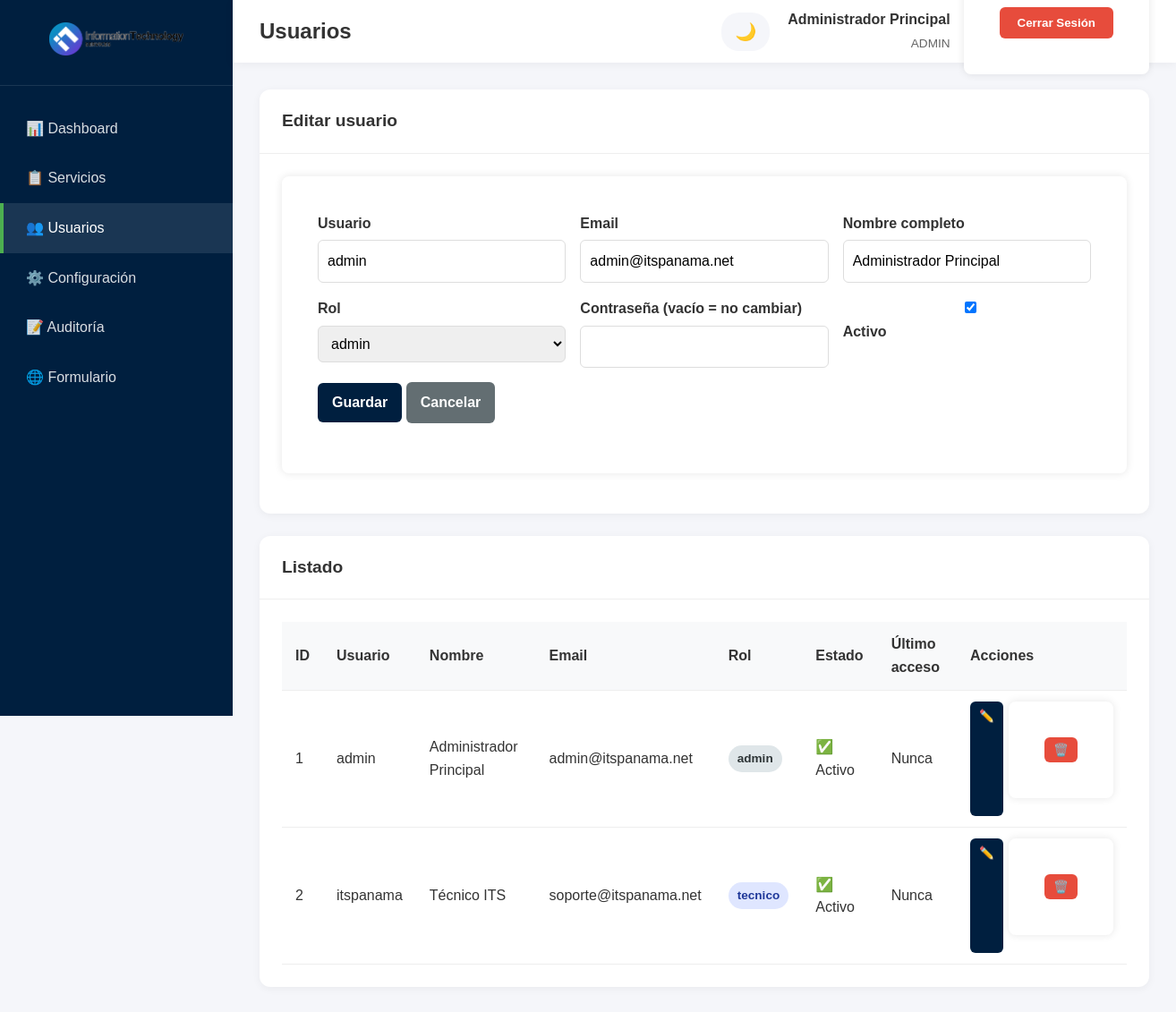
Screenshot of /admin/usuarios.php?edit=1 (signed in) with the database file from the repository.
### tables this page shows
CREATE TABLE IF NOT EXISTS usuarios (
    id INT AUTO_INCREMENT PRIMARY KEY,
    username VARCHAR(50) NOT NULL UNIQUE,
    password_hash VARCHAR(255) NOT NULL,
    email VARCHAR(255) NOT NULL,
    nombre_completo VARCHAR(255) NOT NULL,
    rol ENUM('admin', 'tecnico', 'usuario') DEFAULT 'tecnico',
    activo TINYINT(1) DEFAULT 1,
    ultimo_acceso DATETIME DEFAULT NULL,
    intentos_fallidos INT DEFAULT 0,
    bloqueado_hasta DATETIME DEFAULT NULL,
    fecha_creacion TIMESTAMP DEFAULT CURRENT_TIMESTAMP,
    fecha_actualizacion TIMESTAMP DEFAULT CURRENT_TIMESTAMP ON UPDATE CURRENT_TIMESTAMP,
    INDEX idx_username (username),
    INDEX idx_email (email),
    INDEX idx_activo (activo)
);

### config/security.php (called while the page is built, shortened)
<?php
function itform_e(?string $value): string
{
    return htmlspecialchars((string) $value, ENT_QUOTES | ENT_SUBSTITUTE, 'UTF-8');
}

### admin/usuarios.php (the view, shortened to what this page needs)
<?php
$db = getDB();
$usuarios = $db->query(
    'SELECT id, username, email, nombre_completo, rol, activo, ultimo_acceso, fecha_creacion
     FROM usuarios ORDER BY id'
)->fetchAll();
$editId = isset($_GET['edit']) ? (int) $_GET['edit'] : 0;
$editUser = null;
if ($editId) {
    foreach ($usuarios as $u) {
        if ((int) $u['id'] === $editId) {
            $editUser = $u;
            break;
        }
    }
}
require __DIR__ . '/layout_header.php';
?>
<div class="card">
    <div class="card-header">
        <h2><?php echo $editUser ? 'Editar usuario' : 'Nuevo usuario'; ?></h2>
    </div>
    <div class="card-body">
        <form method="post">
            <div class="form-grid">
                <div class="form-group">
                    <label>Usuario</label>
                    <input name="username" required value="<?php echo itform_e($editUser['username'] ?? ''); ?>">
                </div>
                <div class="form-group">
                    <label>Email</label>
                    <input type="email" name="email" required value="<?php echo itform_e($editUser['email'] ?? ''); ?>">
                </div>
                <div class="form-group">
                    <label>Nombre completo</label>
                    <input name="nombre_completo" required value="<?php echo itform_e($editUser['nombre_completo'] ?? ''); ?>">
                </div>
                <div class="form-group">
                    <label>Rol</label>
                    <select name="rol">
                        <?php foreach (['admin','tecnico','usuario'] as $r): ?>
                        <option value="<?php echo $r; ?>" <?php echo (($editUser['rol'] ?? '') === $r) ? 'selected' : ''; ?>><?php echo $r; ?></option>
                        <?php endforeach; ?>
                    </select>
                </div>
                <div class="form-group">
                    <label>Contraseña <?php echo $editUser ? '(vacío = no cambiar)' : ''; ?></label>
                    <input type="password" name="password" <?php echo $editUser ? '' : 'required minlength="8"'; ?> autocomplete="new-password">
                </div>
                <div class="form-group">
                    <label><input type="checkbox" name="activo" <?php echo !isset($editUser['activo']) || (int)$editUser['activo'] === 1 ? 'checked' : ''; ?>> Activo</label>
                </div>
            </div>
            <p style="margin-top:16px;">
                <button class="btn btn-primary" type="submit">Guardar</button>
                <?php if ($editUser): ?><a class="btn btn-secondary" href="usuarios.php">Cancelar</a><?php endif; ?>
            </p>
        </form>
    </div>
</div>
<div class="card">
    <div class="card-header"><h2>Listado</h2></div>
    <div class="card-body">
        <table>
            <thead>
                <tr>
                    <th>ID</th><th>Usuario</th><th>Nombre</th><th>Email</th><th>Rol</th><th>Estado</th><th>Último acceso</th><th>Acciones</th>
                </tr>
            </thead>
            <tbody>
            <?php foreach ($usuarios as $u): ?>
                <tr>
                    <td><?php echo (int) $u['id']; ?></td>
                    <td><?php echo itform_e($u['username']); ?></td>
                    <td><?php echo itform_e($u['nombre_completo']); ?></td>
                    <td><?php echo itform_e($u['email']); ?></td>
                    <td><span class="badge badge-<?php echo itform_e($u['rol']); ?>"><?php echo itform_e($u['rol']); ?></span></td>
                    <td><?php echo (int) $u['activo'] ? '✅ Activo' : '❌ Inactivo'; ?></td>
                    <td><?php echo itform_e($u['ultimo_acceso'] ?? 'Nunca'); ?></td>
                    <td style="display:flex;gap:6px;">
                        <a class="btn-sm btn-primary" href="usuarios.php?edit=<?php echo (int) $u['id']; ?>">✏️</a>
                        <form method="post" onsubmit="return confirm('¿Desactivar usuario?');">
                            <button class="btn-sm btn-danger" type="submit">🗑️</button>
                        </form>
                    </td>
                </tr>
            <?php endforeach; ?>
            </tbody>
        </table>
    </div>
</div>
<?php require __DIR__ . '/layout_footer.php'; ?>

### styles.css (style rules this page uses)
:root { --color-primary: #001F3F; --color-secondary: #4CAF50; --color-secondary-hover: #45a049; --color-background: #c9f0ff; --color-white: #ffffff; --color-gray: #808080; --color-error: #ffdddd; --color-error-text: #8b0000; --color-success: #ddffdd; --color-success-text: #006400; --color-border: #ccc; --shadow: 0 0 10px rgba(0, 0, 0, 0.1); --border-radius: 8px; --transition: all 0.3s ease; }
* { box-sizing: border-box; }
body { font-family: 'Arial', sans-serif; background-color: var(--color-background); margin: 0; padding: 0; line-height: 1.6; color: #333; }
form { background-color: var(--color-white); box-shadow: var(--shadow); border-radius: var(--border-radius); padding: 40px; margin-bottom: 20px; }
label { display: block; margin-bottom: 5px; font-weight: bold; color: #333; }
.btn { padding: 12px 24px; border: none; border-radius: 4px; font-size: 1rem; cursor: pointer; transition: var(--transition); font-weight: bold; display: inline-flex; align-items: center; gap: 8px; }
.btn-secondary { background-color: #6c757d; color: var(--color-white); }
.btn { display: inline-flex; align-items: center; justify-content: center; gap: 6px; min-height: 44px; padding: 12px 18px; border: none; border-radius: 8px; font-size: 1rem; font-weight: 600; cursor: pointer; transition: var(--transition); touch-action: manipulation; }

### admin/admin.css (style rules this page uses)
:root { --sidebar-width: 260px; --header-height: 70px; }
* { box-sizing: border-box; }
body { font-family: Arial, sans-serif; background: #f5f6fa; margin: 0; display: flex; min-height: 100vh; }
.card { background: #fff; border-radius: 12px; box-shadow: 0 2px 10px rgba(0,0,0,.05); margin-bottom: 25px; }
.card-header { padding: 20px 25px; border-bottom: 1px solid #eee; display: flex; justify-content: space-between; align-items: center; gap: 12px; flex-wrap: wrap; }
.card-header h2 { margin: 0; font-size: 1.2rem; color: #333; }
.card-body { padding: 25px; overflow-x: auto; }
table { width: 100%; border-collapse: collapse; }
table th, table td { padding: 12px 15px; text-align: left; border-bottom: 1px solid #eee; }
table th { background: #f8f9fa; font-weight: 600; }
.badge { display: inline-block; padding: 4px 10px; border-radius: 20px; font-size: .85rem; font-weight: 600; }
.badge-admin { background: #dfe6e9; color: #2d3436; }
.badge-tecnico { background: #dfe6ff; color: #1e3799; }
.btn, .btn-sm { display: inline-block; border: none; border-radius: 6px; cursor: pointer; font-weight: 600; text-decoration: none; color: #fff; padding: 10px 16px; }
.btn-primary { background: var(--color-primary, #001F3F); }
.btn-secondary { background: #636e72; }
.btn-danger { background: #e74c3c; }
.btn-sm { padding: 6px 10px; font-size: .85rem; }
.form-grid { display: grid; grid-template-columns: repeat(auto-fit, minmax(220px, 1fr)); gap: 16px; }
.form-group label { display: block; font-weight: 600; margin-bottom: 6px; }
.form-group input, .form-group select, .form-group textarea { width: 100%; padding: 10px; border: 1px solid #ddd; border-radius: 6px; font: inherit; }

### rows the page displays
usuarios: username "admin", email "admin@itspanama.net", nombre_completo "Administrador Principal", rol "admin", activo "☑", id "1", shows "✅ Activo", ultimo_acceso "Nunca"
usuarios: id "2", username "itspanama", nombre_completo "Técnico ITS", email "soporte@itspanama.net", rol "tecnico", activo "✅ Activo", ultimo_acceso "Nunca"

### other values shown
itform_e($pageTitle) "Usuarios"
$nombre "Administrador Principal"
$rol "ADMIN"
